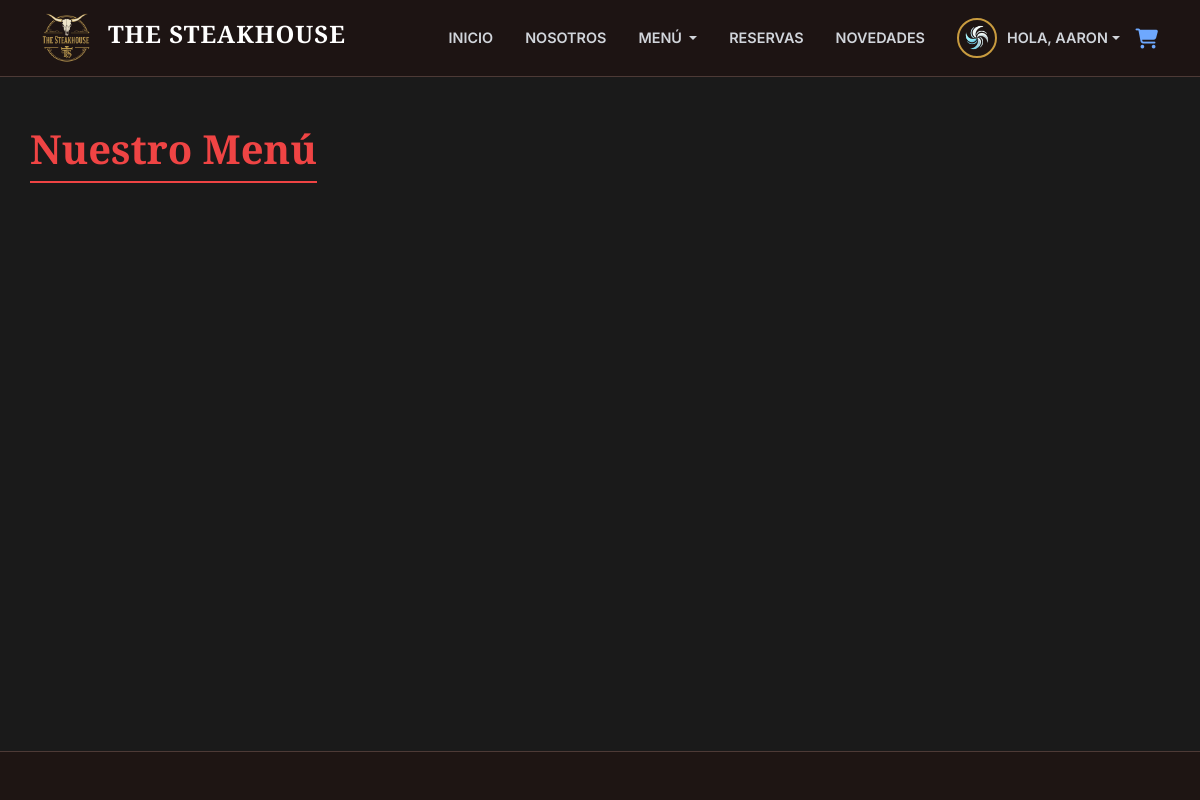
/pedidos/menu/ (signed in), run on an earlier commit of the app's database.
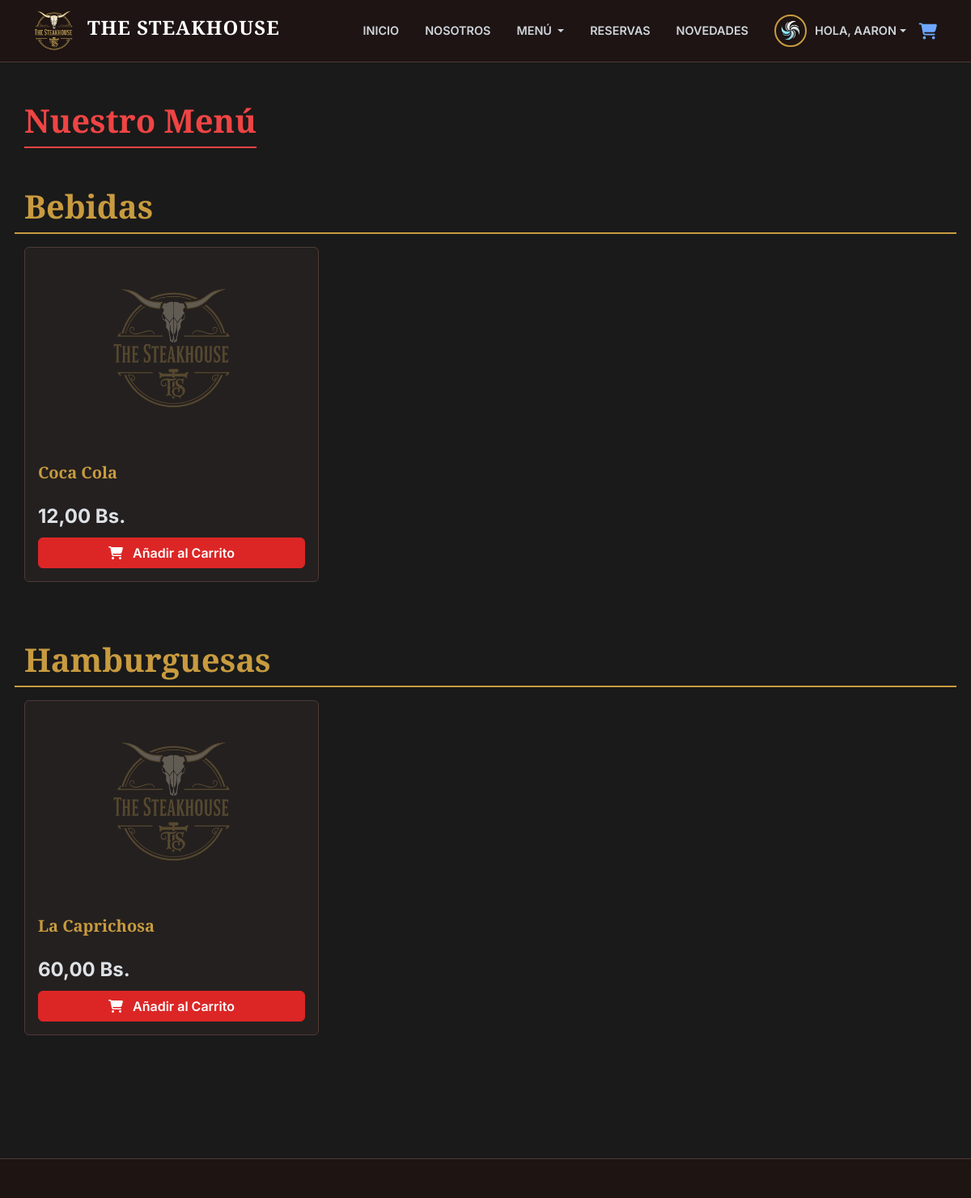
And on a later commit of the database.
### clientes/models.py (models this page shows, shortened)
class Cliente(models.Model):
    usuario = models.OneToOneField(User, on_delete=models.CASCADE, related_name="cliente")
    nombre = models.CharField(max_length=100)
    apellido = models.CharField(max_length=100)
    email = models.EmailField(unique=True)
    telefono = models.CharField(max_length=20, blank=True, null=True)
    fecha_registro = models.DateTimeField(auto_now_add=True)
    foto_perfil = models.ImageField(upload_to='perfiles/', null=True, blank=True)

### productos/models.py (models this page shows, shortened)
class Producto(models.Model):
    CATEGORIA_CHOICES = (
        ('CARNE', 'Cortes de Carne'),
        ('HAMBURGUESA', 'Hamburguesas'),
        ('GUARNICION', 'Guarniciones'),
        ('BEBIDA', 'Bebidas'),
        ('POSTRE', 'Postres'),
    )
    nombre_producto = models.CharField(max_length=100)
    descripcion = models.TextField(blank=True, null=True)
    precio = models.DecimalField(max_digits=10, decimal_places=2)
    categoria = models.CharField(max_length=20, choices=CATEGORIA_CHOICES)
    disponible = models.BooleanField(default=True)
    imagen = models.ImageField(upload_to='productos/', blank=True, null=True)

### pedidos/views.py (the view, shortened to what this page needs)
# urls.py: path('menu/', views.menu_view, name='menu_page'),
@login_required(login_url='login')
def menu_view(request):
    productos = Producto.objects.filter(disponible=True).order_by('categoria')
    productos_agrupados = defaultdict(list)
    for producto in productos:
        productos_agrupados[producto.get_categoria_display()].append(producto)
    productos_agrupados = dict(productos_agrupados)
    carrito_session = request.session.get('carrito', {})
    items_del_carrito = []
    total_del_carrito = 0
    context = {
        'productos_agrupados': productos_agrupados,
        'items_del_carrito': items_del_carrito,
        'total_del_carrito': total_del_carrito
    }
    return render(request, 'pedidos/menu.html', context)

### pedidos/templates/pedidos/menu.html (shortened to what this page needs)
{% extends 'base.html' %}
{% load static %}
{% block content %}
<div class="container section-container" style="padding-top: 3rem;">
    <div class="row">
        <div class="col-lg-12">
            <h1 class="section-title text-center mb-5">Nuestro Menú</h1>
        </div>
    </div>
    {% for categoria, productos in productos_agrupados.items %}
    <div class="row mb-5">
            {% if productos %}
                <h2 id="{{ productos.0.categoria }}" class="section-title" style="border-color: #c89b3f; color: #c89b3f;">
                    {{ categoria }}
                </h2>
            {% endif %}
            {% for producto in productos %}
            <div class="col-md-6 col-lg-4 mb-4">
                <div class="card card-dark h-100" style="background-color: #24201f; border-color: #4d3a36;">
                    {% if producto.imagen %}
                        <img src="{{ producto.imagen.url }}" class="card-img-top" alt="{{ producto.nombre_producto }}" style="height: 250px; object-fit: cover;">
                    {% else %}
                        <img src="{% static 'core/img/logo-steakhouse.png' %}" class="card-img-top p-5" alt="Imagen no disponible" style="height: 250px; object-fit: contain; opacity: 0.3;">
                    {% endif %}
                    <div class="card-body d-flex flex-column">
                        <h5 class="card-title font-serif-display" style="color: #c89b3f;">{{ producto.nombre_producto }}</h5>
                        <div class="mt-auto">
                            <p class="fs-4 fw-bold mb-2">{{ producto.precio }} Bs.</p>
                            <a href="{% url 'agregar_al_carrito' producto.id %}" class="btn btn-primario w-100">
                                <i class="fa fa-shopping-cart me-2"></i> Añadir al Carrito
                            </a>
                        </div>
                    </div>
                </div>
            </div>
            {% endfor %}
        </div>
    {% endfor %}
</div>
{% endblock %}

### templates/base.html (shortened to what this page needs)
{% load static %}
<!DOCTYPE html>
<html lang="es" data-bs-theme="dark">
<head>
    <link href="https://cdn.jsdelivr.net/npm/bootstrap@5.3.3/dist/css/bootstrap.min.css" rel="stylesheet" />
    <link rel="stylesheet" href="https://cdnjs.cloudflare.com/ajax/libs/font-awesome/6.5.2/css/all.min.css" />
    <link rel="stylesheet" href="{% static 'core/css/main.css' %}" />
</head>
<body class="{% block body_class %}site-container{% endblock %}">
    <header id="main-header" class="sticky-top">
        <nav class="navbar navbar-expand-lg">
            <div class="container">
                <a class="navbar-brand" href="{% url 'home' %}">
                    <img src="{% static 'core/img/logo-steakhouse.png' %}" alt="Logo The Steakhouse" style="height: 50px;">
                    <span class="navbar-brand-text">THE STEAKHOUSE</span>
                </a>
                <div class="collapse navbar-collapse" id="mainNavbar">
                    <ul class="navbar-nav ms-auto mb-2 mb-lg-0 align-items-center">
                        <li class="nav-item">
                            <a class="nav-link" href="{% url 'home' %}#inicio">Inicio</a>
                        </li>
                        <li class="nav-item">
                            <a class="nav-link" href="{% url 'home' %}#nosotros">Nosotros</a>
                        </li>
                        <li class="nav-item dropdown">
                            <a class="nav-link dropdown-toggle" href="{% url 'menu_page' %}" id="menuDropdown" role="button" data-bs-toggle="dropdown" aria-expanded="false">
                                Menú
                            </a>
                        </li>
                        <li class="nav-item">
                            <a class="nav-link" href="{% url 'reservas_page' %}">Reservas</a>
                        </li>
                        <li class="nav-item">
                            <a class="nav-link" href="{% url 'home' %}#novedades">Novedades</a>
                        </li>
                        {% if user.is_authenticated %}
                            <li class="nav-item dropdown">
                                <a class="nav-link dropdown-toggle d-flex align-items-center" href="#" role="button" data-bs-toggle="dropdown" aria-expanded="false">
                                    {% if user.cliente.foto_perfil %}
                                        <img src="{{ user.cliente.foto_perfil.url }}" alt="Foto de perfil" class="profile-pic-nav">
                                    {% else %}
                                        <i class="fa fa-user me-2" style="font-size: 1.2rem;"></i>
                                    {% endif %}
                                    Hola, {{ user.username }}
                                </a>
                            </li>
                        {% endif %}
                        <li class="nav-item">
                            <a classF="nav-link" href="#" data-bs-toggle="modal" data-bs-target="#modalCarrito" title="Ver Carrito">
                                <i class="fa fa-shopping-cart fa-lg"></i>
                            </a>
                        </li>
                    </ul>
                </div>
            </div>
        </nav>
    </header>
    <main class="site-content">
        {% block content %}
        {% endblock %}
    </main>
    <footer id="main-footer">
    </footer>
</body>
</html>

### core/static/core/css/main.css (style rules this page uses)
body { background-color: #1a1a1a; font-family: 'Inter', sans-serif; color: #f3f4f6; }
.font-serif-display, .section-title, .navbar-brand-text { font-family: 'Playfair Display', serif; font-weight: 700; }
#main-header .navbar { background-color: rgba(30, 21, 19, 0.9); backdrop-filter: blur(10px); -webkit-backdrop-filter: blur(10px); border-bottom: 1px solid #4d3a36; padding-top: 0.5rem; padding-bottom: 0.5rem; }
#main-header .navbar-brand-text { font-size: 1.5rem; color: #fff; margin-left: 0.75rem; letter-spacing: 1px; }
#main-header .nav-link { color: #d1d5db; font-weight: 600; text-transform: uppercase; font-size: 0.9rem; padding: 0.5rem 1rem; transition: color 0.3s ease; }
.btn-primario { background-color: #dc2626; border-color: #dc2626; color: #fff; font-weight: 600; transition: all 0.3s ease; }
.section-container { padding: 5rem 0; }
.section-title { font-size: 2.5rem; color: #ef4444; margin-bottom: 1rem; border-bottom: 2px solid #ef4444; padding-bottom: 0.5rem; display: inline-block; }
#main-footer { background-color: #1e1513; color: #9ca3af; padding-top: 3rem; margin-top: 0; border-top: 1px solid #4d3a36; }

### templates/base.html (style rules this page uses)
.site-container { display: flex; flex-direction: column; min-height: 100vh; }
.site-content { flex-grow: 1; }
.profile-pic-nav { width: 40px; height: 40px; border-radius: 50%; object-fit: cover; border: 2px solid #c89b3f; margin-right: 10px; }

What changed in the data, as far as the page shows it:
added Producto: categoria "Bebidas", nombre_producto "Coca Cola", precio "12,00"
added Producto: categoria "Hamburguesas", nombre_producto "La Caprichosa", precio "60,00"
